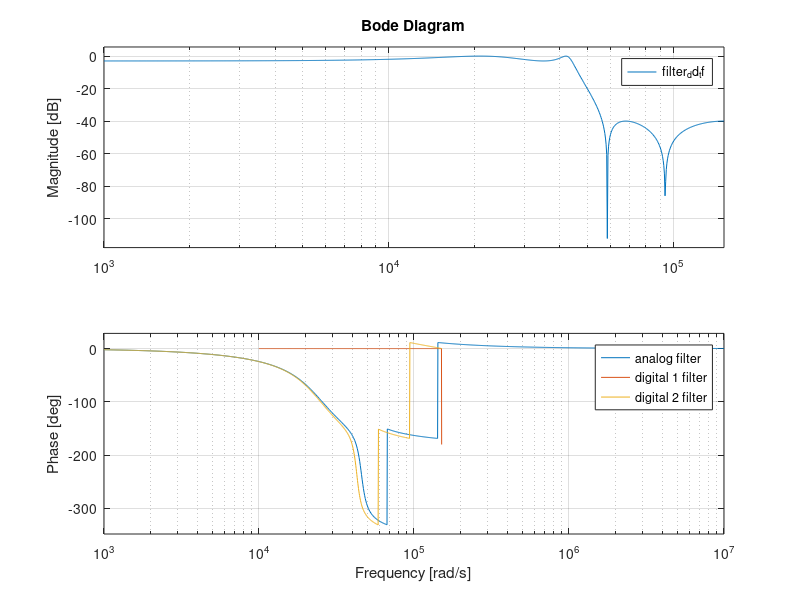

The MATLAB source for this figure: (Note: this script raises an error after producing the figure.)
close all;
clear all;
clc;

%coeff for the design in digital domain
H0 = 0; %[dB]
H1 = -3; %[dB]
H2 = -40; %[dB]
f1_d = 7e3; %[Hz]
f2_d = 9e3; %[Hz]
fs = 48e3;%[Hz]
Ts = 1/fs;

%for ellip functions
Rp =  H0-H1;
Rs = -H2;

%--------------------------------------------------------------------------
%from digital to analog and then back to digital

%translate the design from digital to analog
f1 = fs/pi * tan(pi * f1_d/fs);
f2 = fs/pi * tan(pi * f2_d/fs);
wp = 2*pi*f1;
ws = 2*pi*f2;

%get the order needed to respect the design and the cut-off frequency
[n_a, Wp_a] = ellipord(wp, ws, Rp, Rs, 's'); % the 's' means analog, no need to normalized frequency 

%now get the zero and poles of the analog filter
[z_a,p_a,k_a] = ellip(n_a,Rp,Rs,Wp_a, 's');
filter_a_tf = zpk(z_a, p_a, k_a)
bode(filter_a_tf);

%bilinear transformation from analog filter
[zd_a, pd_a, kd_a] = bilinear(z_a, p_a, k_a, fs);
filter_ad_tf = zpk(zd_a, pd_a, kd_a, Ts)
hold on
bode(filter_ad_tf);

%--------------------------------------------------------------------------
%digital domain only
%get the order, frequencies must be normalized here with the nyquist
%frequency
[n_d, Wp_d] = ellipord(f1_d/(fs/2), f2/(fs/2), Rp, Rs);

%get the poles and zeros
[z_d, p_d, k_d] = ellip(n_d, Rp, Rs, Wp_d);
filter_dd_tf = zpk(z_d, p_d, k_d ,Ts)
hold on
bode(filter_dd_tf);
legend('analog filter','digital 1 filter', 'digital 2 filter')

%--------------------------------------------------------------------------
%get the 2 2nd order tf : from zpk to sos
sos = zp2sos(z_d, p_d, k_d)

%plot the frequency response
[mag, freq] = freqz(sos, 100);
figure
plot(freq/pi,20*log10(abs(mag)))
ax = gca;
ax.YLim = [-100 20];
ax.XTick = 0:.5:2;
xlabel('Normalized Frequency (\times\pi rad/sample)')
ylabel('Magnitude (dB)')
%{
%get the coeff for the first stage
b0_1 = sos(1,1)
b1_1 = sos(1,2)
b2_1 = sos(1,3)
a0_1 = sos(1,4)
a1_1 = sos(1,5)
a2_1 = sos(1,6)

%get the coeff for the first stage
b0_2 = sos(2,1)
b1_2 = sos(2,2)
b2_2 = sos(2,3)
a0_2 = sos(2,4)
a1_2 = sos(2,5)
a2_2 = sos(2,6)
%}


%write .txt with the values
fileID = fopen('coefficients.c','w');
formatSpec_a = 'uint8_t a%d%d = %1.0f;';
formatSpec_b = 'uint8_t b%d%d = %1.0f;';
[rows,col] = size(sos); %returns the number of rows and columns of sos

for i=1:rows
    fprintf(fileID, '/* stage n%d */\r\n', i);
    for j=1:col
        if j<4
            fprintf(fileID,formatSpec_b,j-1, i, (sos(i, j) * power(2, 14)));
        else
            fprintf(fileID,formatSpec_a,j-4, i, (sos(i, j) * power(2, 14)));
        end
            fprintf(fileID, '\r\n');
    end
    fprintf(fileID, '\r\n');
end
fclose(fileID);
